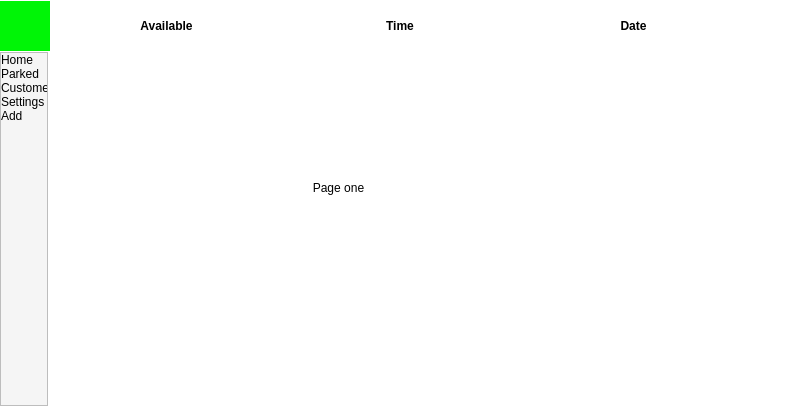
<?xml version="1.0" encoding="UTF-8"?>
<ui version="4.0">
 <class>MainWindow</class>
 <widget class="QMainWindow" name="MainWindow">
  <property name="geometry">
   <rect>
    <x>0</x>
    <y>0</y>
    <width>800</width>
    <height>406</height>
   </rect>
  </property>
  <property name="windowTitle">
   <string>MainWindow</string>
  </property>
  <property name="styleSheet">
   <string notr="true">QMainWindow{
background-color: rgb(238, 238, 236);
	background-color: rgb(237, 212, 0);
}</string>
  </property>
  <widget class="QWidget" name="centralwidget">
   <property name="styleSheet">
    <string notr="true">QWidget{
background-color: rgb(255, 255, 255);
}
	</string>
   </property>
   <layout class="QVBoxLayout" name="verticalLayout">
    <property name="spacing">
     <number>0</number>
    </property>
    <property name="leftMargin">
     <number>0</number>
    </property>
    <property name="topMargin">
     <number>0</number>
    </property>
    <property name="rightMargin">
     <number>0</number>
    </property>
    <property name="bottomMargin">
     <number>0</number>
    </property>
    <item>
     <widget class="QFrame" name="top_bar">
      <property name="sizePolicy">
       <sizepolicy hsizetype="MinimumExpanding" vsizetype="Fixed">
        <horstretch>0</horstretch>
        <verstretch>0</verstretch>
       </sizepolicy>
      </property>
      <property name="minimumSize">
       <size>
        <width>0</width>
        <height>52</height>
       </size>
      </property>
      <property name="sizeIncrement">
       <size>
        <width>0</width>
        <height>0</height>
       </size>
      </property>
      <property name="styleSheet">
       <string notr="true"/>
      </property>
      <property name="frameShape">
       <enum>QFrame::NoFrame</enum>
      </property>
      <property name="frameShadow">
       <enum>QFrame::Plain</enum>
      </property>
      <property name="lineWidth">
       <number>0</number>
      </property>
      <layout class="QHBoxLayout" name="horizontalLayout">
       <property name="spacing">
        <number>0</number>
       </property>
       <property name="leftMargin">
        <number>0</number>
       </property>
       <property name="topMargin">
        <number>0</number>
       </property>
       <property name="rightMargin">
        <number>0</number>
       </property>
       <property name="bottomMargin">
        <number>0</number>
       </property>
       <item>
        <widget class="QPushButton" name="toggle_menu_button">
         <property name="sizePolicy">
          <sizepolicy hsizetype="Fixed" vsizetype="Fixed">
           <horstretch>0</horstretch>
           <verstretch>0</verstretch>
          </sizepolicy>
         </property>
         <property name="minimumSize">
          <size>
           <width>50</width>
           <height>50</height>
          </size>
         </property>
         <property name="maximumSize">
          <size>
           <width>50</width>
           <height>50</height>
          </size>
         </property>
         <property name="styleSheet">
          <string notr="true">QPushButton{
border:none;
background-color:#00F506;
}</string>
         </property>
         <property name="text">
          <string/>
         </property>
         <property name="icon">
          <iconset>
           <selectedoff>:/Icons/Icons/menu.svg</selectedoff>
          </iconset>
         </property>
         <property name="iconSize">
          <size>
           <width>45</width>
           <height>45</height>
          </size>
         </property>
         <property name="checkable">
          <bool>true</bool>
         </property>
        </widget>
       </item>
       <item>
        <widget class="QLabel" name="available_label">
         <property name="font">
          <font>
           <weight>75</weight>
           <bold>true</bold>
          </font>
         </property>
         <property name="text">
          <string>Available</string>
         </property>
         <property name="alignment">
          <set>Qt::AlignCenter</set>
         </property>
        </widget>
       </item>
       <item>
        <widget class="QLabel" name="time_label">
         <property name="font">
          <font>
           <weight>75</weight>
           <bold>true</bold>
          </font>
         </property>
         <property name="lineWidth">
          <number>0</number>
         </property>
         <property name="text">
          <string>Time</string>
         </property>
         <property name="alignment">
          <set>Qt::AlignCenter</set>
         </property>
        </widget>
       </item>
       <item>
        <widget class="QLabel" name="date_label">
         <property name="font">
          <font>
           <weight>75</weight>
           <bold>true</bold>
          </font>
         </property>
         <property name="text">
          <string>Date</string>
         </property>
         <property name="textFormat">
          <enum>Qt::AutoText</enum>
         </property>
         <property name="alignment">
          <set>Qt::AlignCenter</set>
         </property>
        </widget>
       </item>
       <item>
        <widget class="QFrame" name="frame">
         <property name="sizePolicy">
          <sizepolicy hsizetype="Fixed" vsizetype="Fixed">
           <horstretch>0</horstretch>
           <verstretch>0</verstretch>
          </sizepolicy>
         </property>
         <property name="minimumSize">
          <size>
           <width>50</width>
           <height>50</height>
          </size>
         </property>
         <property name="maximumSize">
          <size>
           <width>50</width>
           <height>50</height>
          </size>
         </property>
         <property name="sizeIncrement">
          <size>
           <width>0</width>
           <height>0</height>
          </size>
         </property>
         <property name="frameShape">
          <enum>QFrame::NoFrame</enum>
         </property>
         <property name="frameShadow">
          <enum>QFrame::Plain</enum>
         </property>
         <property name="lineWidth">
          <number>0</number>
         </property>
        </widget>
       </item>
      </layout>
     </widget>
    </item>
    <item>
     <widget class="QFrame" name="main_container">
      <property name="frameShape">
       <enum>QFrame::NoFrame</enum>
      </property>
      <property name="frameShadow">
       <enum>QFrame::Plain</enum>
      </property>
      <property name="lineWidth">
       <number>0</number>
      </property>
      <layout class="QHBoxLayout" name="horizontalLayout_2">
       <property name="spacing">
        <number>0</number>
       </property>
       <property name="leftMargin">
        <number>0</number>
       </property>
       <property name="topMargin">
        <number>0</number>
       </property>
       <property name="rightMargin">
        <number>20</number>
       </property>
       <property name="bottomMargin">
        <number>0</number>
       </property>
       <item>
        <widget class="QFrame" name="menu_container">
         <property name="sizePolicy">
          <sizepolicy hsizetype="Fixed" vsizetype="Preferred">
           <horstretch>0</horstretch>
           <verstretch>0</verstretch>
          </sizepolicy>
         </property>
         <property name="maximumSize">
          <size>
           <width>48</width>
           <height>16777215</height>
          </size>
         </property>
         <property name="styleSheet">
          <string notr="true">QFrame{
background-color:#F5F5F5;
}</string>
         </property>
         <property name="frameShape">
          <enum>QFrame::StyledPanel</enum>
         </property>
         <property name="frameShadow">
          <enum>QFrame::Raised</enum>
         </property>
         <layout class="QVBoxLayout" name="verticalLayout_2">
          <property name="spacing">
           <number>0</number>
          </property>
          <property name="leftMargin">
           <number>0</number>
          </property>
          <property name="topMargin">
           <number>0</number>
          </property>
          <property name="rightMargin">
           <number>0</number>
          </property>
          <property name="bottomMargin">
           <number>0</number>
          </property>
          <item>
           <widget class="QPushButton" name="pushButton_2">
            <property name="styleSheet">
             <string notr="true">QPushButton{
text-align:left;
border:none;
background-color:none;
}</string>
            </property>
            <property name="text">
             <string>Home</string>
            </property>
            <property name="icon">
             <iconset>
              <selectedoff>:/Icons/Icons/home-black.svg</selectedoff>
             </iconset>
            </property>
            <property name="iconSize">
             <size>
              <width>50</width>
              <height>50</height>
             </size>
            </property>
            <property name="checkable">
             <bool>true</bool>
            </property>
           </widget>
          </item>
          <item>
           <widget class="QPushButton" name="pushButton_4">
            <property name="styleSheet">
             <string notr="true">QPushButton{
text-align:left;
border:none;
background-color:none;
}</string>
            </property>
            <property name="text">
             <string>Parked</string>
            </property>
            <property name="icon">
             <iconset>
              <selectedoff>:/Icons/Icons/anchor-black.svg</selectedoff>
             </iconset>
            </property>
            <property name="iconSize">
             <size>
              <width>50</width>
              <height>50</height>
             </size>
            </property>
            <property name="checkable">
             <bool>true</bool>
            </property>
           </widget>
          </item>
          <item>
           <widget class="QPushButton" name="pushButton_5">
            <property name="styleSheet">
             <string notr="true">QPushButton{
text-align:left;
border:none;
background-color:none;
}</string>
            </property>
            <property name="text">
             <string>Customers</string>
            </property>
            <property name="icon">
             <iconset>
              <selectedoff>:/Icons/Icons/subs-black.svg</selectedoff>
             </iconset>
            </property>
            <property name="iconSize">
             <size>
              <width>50</width>
              <height>50</height>
             </size>
            </property>
            <property name="checkable">
             <bool>true</bool>
            </property>
           </widget>
          </item>
          <item>
           <widget class="QPushButton" name="pushButton_3">
            <property name="styleSheet">
             <string notr="true">QPushButton{
text-align:left;
border:none;
background-color:none;
}</string>
            </property>
            <property name="text">
             <string>Settings</string>
            </property>
            <property name="icon">
             <iconset>
              <selectedoff>:/Icons/Icons/settings-black.svg</selectedoff>
             </iconset>
            </property>
            <property name="iconSize">
             <size>
              <width>50</width>
              <height>50</height>
             </size>
            </property>
            <property name="checkable">
             <bool>true</bool>
            </property>
           </widget>
          </item>
          <item>
           <widget class="QPushButton" name="pushButton">
            <property name="styleSheet">
             <string notr="true">QPushButton{
text-align:left;
border:none;
background-color:none;
}</string>
            </property>
            <property name="text">
             <string>Add</string>
            </property>
            <property name="icon">
             <iconset>
              <selectedoff>:/Icons/Icons/plus-black.svg</selectedoff>
             </iconset>
            </property>
            <property name="iconSize">
             <size>
              <width>48</width>
              <height>50</height>
             </size>
            </property>
            <property name="checkable">
             <bool>true</bool>
            </property>
           </widget>
          </item>
          <item>
           <spacer name="verticalSpacer">
            <property name="orientation">
             <enum>Qt::Vertical</enum>
            </property>
            <property name="sizeHint" stdset="0">
             <size>
              <width>20</width>
              <height>40</height>
             </size>
            </property>
           </spacer>
          </item>
         </layout>
        </widget>
       </item>
       <item>
        <widget class="QFrame" name="frame_2">
         <property name="sizePolicy">
          <sizepolicy hsizetype="Fixed" vsizetype="Preferred">
           <horstretch>0</horstretch>
           <verstretch>0</verstretch>
          </sizepolicy>
         </property>
         <property name="maximumSize">
          <size>
           <width>2</width>
           <height>16777215</height>
          </size>
         </property>
         <property name="styleSheet">
          <string notr="true">QFrame{
background-color:#00F506;
}</string>
         </property>
         <property name="frameShape">
          <enum>QFrame::StyledPanel</enum>
         </property>
         <property name="frameShadow">
          <enum>QFrame::Raised</enum>
         </property>
        </widget>
       </item>
       <item>
        <widget class="QStackedWidget" name="pages">
         <widget class="QWidget" name="page">
          <widget class="QLabel" name="label">
           <property name="geometry">
            <rect>
             <x>210</x>
             <y>100</y>
             <width>161</width>
             <height>71</height>
            </rect>
           </property>
           <property name="text">
            <string>Page one</string>
           </property>
           <property name="alignment">
            <set>Qt::AlignCenter</set>
           </property>
          </widget>
         </widget>
         <widget class="QWidget" name="page_2">
          <widget class="QLabel" name="label_2">
           <property name="geometry">
            <rect>
             <x>220</x>
             <y>110</y>
             <width>141</width>
             <height>81</height>
            </rect>
           </property>
           <property name="text">
            <string>Page Two</string>
           </property>
           <property name="alignment">
            <set>Qt::AlignCenter</set>
           </property>
          </widget>
         </widget>
        </widget>
       </item>
      </layout>
     </widget>
    </item>
   </layout>
  </widget>
 </widget>
 <resources>
  <include location="resource.qrc"/>
 </resources>
 <connections/>
</ui>
